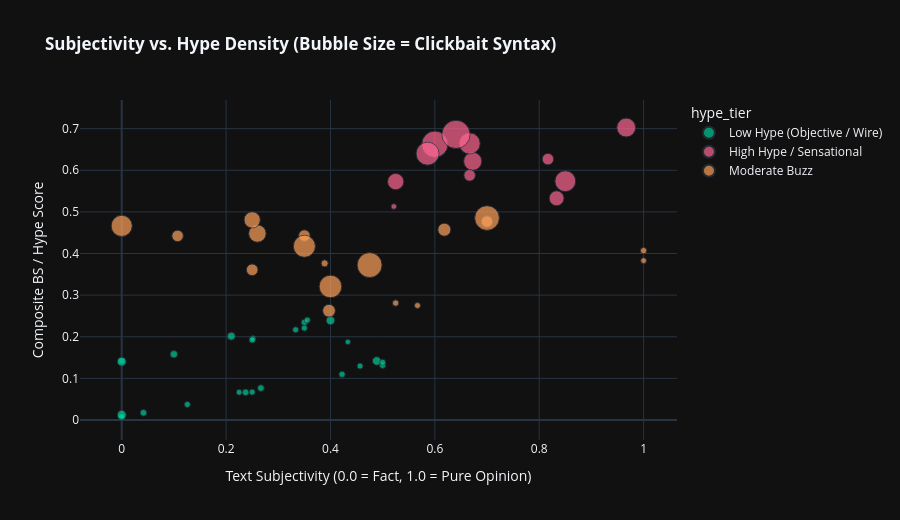

Notebook code for this chart:
### Markdown cell above
## 4. 2D Diagnostic: Subjectivity vs. Hype Density

In this view, bubble size represents syntactic clickbait intensity. Notice how wire services (Reuters, WSJ, Bloomberg) cluster in the lower left corner (low subjectivity, low hype), whereas sensational broadcast and crypto influencers dominate the upper right quadrant.

### Code cell
fig_scatter = plot_subjectivity_vs_hype(df_features)
fig_scatter.show()

### Figure 1 — Plotly figure (JSON) as saved in the notebook; plotly's stock layout.template omitted (floating-point values rounded to 4 significant figures; data arrays with more than 128 entries replaced by an {"elided": "..."} marker saying what was removed)
{"data": [{"customdata": {"elided": "106x2 mixed values"}, "hovertemplate": "<b>%{hovertext}</b><br><br>hype_tier=Low Hype (Objective / Wire)<br>Text Subjectivity (0.0 = Fact, 1.0 = Pure Opinion)=%{x:.3f}<br>Composite BS / Hype Score=%{y:.3f}<br>clickbait_syntax=%{customdata[1]:.2f}<br>outlet=%{customdata[0]}<extra></extra>", "hovertext": ["Apple Expands AI Infrastructure With Multi-Billion Data Center Commitment", "Nvidia Revenue Growth Moderates to 45% as Cloud Providers Optimize GPU Clusters", "TSMC Accelerates 2nm Production Timeline Ahead of Global Fab Deployments", "Enterprise Software Valuation Multiples Contract Following Mixed Earnings", "OpenAI In Talks for New Funding Round Valued Above $150 Billion", "Semiconductor Supply Chain Faces Tight Substrate Packaging Constraints", "European Regulators Scrutinize Cloud Computing Licensing Agreements", "Autonomous Vehicle Fleets Surpass 10 Million Commercial Driverless Miles", "Quantum Computing Startups Pivot Toward Hybrid Classical-Quantum Architectures", "Wall Street Banks Deploy Local LLMs for Algorithmic Trade Compliance Audits", "Cybersecurity Budget Growth Slows to Single Digits in Annual Corporate CFO Survey", "Venture Capital Funding in Robotics Increases 28% Driven by Warehouse Automation", "Meta Inks Multi-Year Clean Energy Purchase Agreements for AI Data Hubs", "Smartphone Replacement Cycles Extend to 41 Months Globally", "Tech Sector Debt Issuance Reaches Record High Amid Capital Expenditure Expansion", "Federal Reserve Holds Benchmark Rate Steady at 5.25%-5.50% Citing Inflation Data", "US Nonfarm Payrolls Rose by 175,000 in August; Unemployment Rate Holds at 4.1%", "European Central Bank Cuts Policy Rate by 25 Basis Points to Support Growth", "Oil Prices Settle Lower as Supply Concerns Ease and Global Inventories Rise", "Consumer Price Index Rose 2.7% Year-Over-Year, Matching Consensus Projections", "Treasury 10-Year Yield Steady at 3.88% Following Treasury Refunding Auction", "Global Container Shipping Rates Decline 6% on Transpacific Trade Lanes", "Boeing Reaches Tentative Labor Agreement with Commercial Aircraft Machinist Union", "Japan Export Growth Moderates Amid Currency Volatility and Soft Overseas Demand", "Commercial Real Estate Delinquency Rates Rise Modestly to 1.8% in Q2", "Auto Industry EV Transition Paces Below Initial Forecasts as Hybrid Sales Rise", "World Bank Maintains 2026 Global Economic Growth Forecast at 2.6%", "Copper Futures Dip on Inventory Build in London Metal Exchange Warehouses", "Retail Sales Show Modest 0.3% Increase as Consumers Prioritize Essential Goods", "Gold Prices Consolidate Near $2,500 an Ounce Ahead of Central Bank Speeches", "3 Dividend Aristocrats That Can Pay Your Bills For Life in Any Economy", "Cathie Wood Sells Tesla Shares to Double Down on High-Growth Genomic Innovator", "Why S&P 500 Index Funds Remain the Undisputed Core of Wealth Building", "Palantir Technologies Gains 8% Following Major Government Defense Contract Renewal", "Housing Market Freeze: Mortgages Rates Hover at 6.5% as Buyers and Sellers Clash", "Could This Under-the-Radar Quantum Computing Stock Surge 500% by 2028?", "Warren Buffett's Berkshire Hathaway Sells Half Its Apple Stake: What Should You Do?", "Amazon AWS Operating Margins Surge as Cost Optimization Phase Concludes", "Is Bitcoin Headed to $100,000 or $40,000? Top Crypto Analysts Battle It Out", "Retail Traders Pour Millions Into Meme Stock Comeback as Volatility Spikes", "Treasury Yield Curve Inversion Deepens: History Says Recession Watch Is On", "SoFi Technologies Jumps as Personal Loan Volume and Banking Deposits Expand", "Is Intel's Foundry Turnaround Realistic? Analysts Weigh Multi-Billion Subsidies", "YC Demo Day Highlights: 85% of New Startups Are Autonomous AI Agent Platforms", "Anthropic Unveils Claude 3.5 Sonnet Artifacts, Challenging Coding Benchmarks", "Mistral AI Launches Lightweight Open-Weight Models for On-Device Inference", "Is the Generative AI ROI Bubble About to Burst? Early Enterprise Customers Push Back", "Robotics Startup Figure AI Deploys Humanoid Workers in Automotive Assembly Plants", "Google DeepMind Introduces AlphaFold 3: Modeling All Molecules of Life", "AI Chip Startup Enters Unicorn Club With $1.5B Valuation on Next-Gen Silicon", "Databricks Acquires Open-Source Data Management Startup for $100M", "Synthetic Data Startups Surge as Frontier Model Training Hits the Human Data Wall", "Humane AI Pin and Rabbit R1 Disasters Prove Dedicated AI Gadgets Are Premature", "Google Search Is Overrun With AI Slop and Bogus SEO Spam", "Sony Announces PlayStation 5 Pro at $700: AI Upscaling Without a Disc Drive", "EU Slaps Tech Giants With Massive Digital Markets Act Non-Compliance Inquiries", "Tesla Cybertruck Owners Face Build Quality Woes and Recall Notices", "Why Every Single Tech Company Is Forcing an AI Assistant Down Your Throat", "Bluesky and Mastodon Surge as Users Flee Commercial Social Media Algorithmic Feeds", "The Electric Vehicle Charging Infrastructure Nightmare Still Isn't Fixed", "Spotify Raises Subscription Prices Again While Pushing Video Podcasts and Audiobooks", "Ethereum Layer-2 Gas Fees Drop 90% Following Dencun Upgrade Implementation", "Solana DeFi Total Value Locked Crosses $5 Billion Amid High-Throughput DEX Volume", "SEC Approves Spot Ethereum Exchange-Traded Funds for Public US Exchange Trading", "Tether Reports $5.2 Billion Net Profit in First Half of 2026 Backed by US Treasuries", "DeFi Protocol Suffers $45 Million Flash-Loan Exploit Due to Price Oracle Manipulation", "Crypto Influencers Accused of Orchestrating Multi-Million Dollar Pump-and-Dump Scheme", "Federal Reserve Governor Reiterates Skepticism Over Central Bank Digital Currency", "Web3 Gaming Token Explodes 300% as Speculators Bet on Paradigm-Shifting Metaverse Game", "Institutional Bitcoin Custody Inflows Accelerate Across Major Wealth Management Wirehouses", "Global Central Banks Navigate Divergent Monetary Policy Paths Amid Sticky Inflation", "Private Equity Exits Plummet 30% as Bid-Ask Spread Between Sponsors and Buyers Persists", "Sovereign Debt Burden Reaches 100% of Global GDP, IMF Fiscal Monitor Warns", "Japanese Yen Carry Trade Unwind Triggers Global Equities Volatility", "Pharmaceutical M&A Accelerates as Patent Cliff Looms for Blockbuster Biologics", "Commodity Trading Houses Record Second Most Profitable Year on Energy Price Spreads", "UK Gilts Steady as Chancellor Outlines Medium-Term Fiscal Responsibility Framework", "Venture Capital Returns Fall Below Public Equity Indices Over 10-Year Horizon", "European Luxury Goods Sector Grapples With Weakening Discretionary Demand", "Hedge Funds Boost Systematic Trend-Following Strategies Amid Macro Dispersion", "Insurance Premiums Rise Globally Due to Climate Catastrophe Loss Re-evaluations", "Tech Megacaps Dominate Corporate Debt Markets With Ultra-Low Spreads", "Banking Regulators Reconsider Basel III Endgame Capital Requirements", "Emerging Market Local Currency Debt Attracts Inflows as Rate Cuts Materialize", "Why You Shouldn't Panic Sell: 5 Historic Rules for Surviving a Market Pullback", "Goldman Sachs Slashes US Recession Probability to 15% as Growth Resilient", "Are You Making This $1 Million Retirement Mistake? Financial Advisors Weigh In", "The AI Bubble Is Real and It Will Pop Harder Than 2000, Warns Veteran Value Manager", "Oil Prices Tumble to 14-Month Lows on Tepid Demand and Rising Inventories", "Semiconductor Stocks Rebound 3% as Chip Equipment Orders Beat Projections", "Passive Indexing Has Become a Monster That Could Destroy the Stock Market", "Small-Cap Stocks Are Set for a Historic 100% Breakout, Strategists Say", "Costco's Membership Fee Hike Goes Into Effect: Will Shoppers Cancel?", "Federal Reserve Prepares to Cut Rates as Labor Market Pressures Ease", "Traders Pile Into Short-Dated Treasury Bills as Cash Yields Remain Attractive", "Stock Market Breadth Broadens Beyond Tech Megacaps into Utilities and Industrials", "Commercial Real Estate Banks Brace for Office Loan Maturity Wall in 2026", "How Quantitative Trading Desks Capitalized on the August Volatility Spike", "Corporate Share Buybacks Top $1 Trillion in Record Year of Capital Returns", "Corporate Bankruptcy Filings Rise to Highest Pace Since 2020", "Retail Investors Return to Individual Stock Picking as Active Options Volume Surges", "Global M&A Activity Shows Modest Recovery With Mega-Deals in Energy Sector", "Treasury Yield Spreads Narrow as Bond Market Anticipates Soft Economic Landing", "Wall Street Bonuses Expected to Rise 10% Following Strong Debt Underwriting Year", "Private Credit Funds Step In as Traditional Banks Retract From Riskier Leveraged Loans", "Foreign Investors Accelerate Purchases of US Corporate Debt and Equities"], "legendgroup": "Low Hype (Objective / Wire)", "marker": {"color": "#00CC96", "size": [0.035, 0.0318, 0.0, 0.0, 0.0, 0.0, 0.0, 0.0, 0.0, 0.0, 0.0292, 0.0, 0.0292, 0.0, 0.0, 0.0, 0.0318, 0.0, 0.0, 0.0, 0.0, 0.0, 0.0, 0.0, 0.0, 0.0292, 0.0, 0.0, 0.0, 0.0, 0.0, 0.0, 0.0, 0.0, 0.0, 0.0, 0.0, 0.035, 0.0, 0.0, 0.0, 0.0, 0.0, 0.0583, 0.0, 0.0318, 0.05, 0.0318, 0.0, 0.0292, 0.0, 0.0, 0.0583, 0.0636, 0.035, 0.0292, 0.0, 0.0269, 0.0, 0.0, 0.0, 0.0, 0.0292, 0.0292, 0.0269, 0.0, 0.0, 0.0, 0.0, 0.0, 0.0, 0.0, 0.0636, 0.0, 0.0, 0.0, 0.0318, 0.0, 0.0, 0.0, 0.0, 0.0, 0.0437, 0.0, 0.0, 0.035, 0.0, 0.0233, 0.0, 0.0, 0.0, 0.0, 0.0, 0.0, 0.0, 0.0, 0.0, 0.0, 0.0, 0.0, 0.0, 0.0, 0.0, 0.0, 0.0, 0.035], "sizemode": "area", "sizeref": 0.001577, "symbol": "circle"}, "mode": "markers", "name": "Low Hype (Objective / Wire)", "orientation": "v", "showlegend": true, "type": "scatter", "x": [0.2375, 0.5, 0.3333, 0.0875, 0.3886, 0.4619, 0.0, 0.2333, 0.0, 0.1875, 0.1258, 0.1429, 0.35, 0.2, 0.36, 0.5, 0.4222, 0.1167, 0.625, 0.95, 0.3889, 0.0, 0.2778, 0.4167, 0.2778, 0.25, 0.18, 0.0, 0.6, 0.395, 0.0, 0.3722, 0.2906, 0.2, 0.3286, 0.0, 0.1667, 0.0, 0.3, 0.4389, 0.2, 0.075, 0.4583, 0.4886, 0.7273, 0.0, 0.21, 0.35, 0.4, 0.5, 0.0, 0.2167, 0.4, 0.0, 0.0, 0.3333, 0.25, 0.2516, 0.1583, 0.29, 0.5, 0.3917, 0.4567, 0.3556, 0.225, 0.5726, 0.0833, 0.0625, 0.475, 0.25, 0.125, 0.3319, 0.0, 0.1, 0.5, 0.4437, 0.25, 0.0667, 0.0, 0.2278, 0.125, 0.0, 0.1, 0.11, 0.0, 0.2667, 0.0, 0.4333, 0.5, 0.2833, 0.0, 0.0, 0.47, 0.3333, 0.68, 0.0, 0.235, 0.05, 0.375, 0.0, 0.55, 0.4875, 0.3083, 0.4111, 0.3278, 0.0417], "xaxis": "x", "y": [0.0664, 0.1314, 0.2108, 0.0219, 0.0972, 0.243, 0.1275, 0.0583, 0.1275, 0.1744, 0.0373, 0.0357, 0.2208, 0.1775, 0.09, 0.1225, 0.1097, 0.0286, 0.1531, 0.2328, 0.0953, 0.0, 0.0681, 0.1021, 0.0681, 0.067, 0.0441, 0.0, 0.147, 0.0968, 0.13, 0.225, 0.0741, 0.051, 0.0838, 0.0, 0.0425, 0.0071, 0.0765, 0.242, 0.181, 0.0191, 0.2469, 0.1418, 0.1927, 0.1419, 0.2014, 0.2346, 0.2412, 0.1387, 0.0, 0.1926, 0.2392, 0.1402, 0.007, 0.2167, 0.19, 0.1958, 0.1671, 0.2, 0.125, 0.1058, 0.1296, 0.24, 0.0666, 0.1546, 0.1602, 0.1546, 0.1283, 0.2052, 0.1556, 0.0813, 0.0125, 0.1494, 0.1225, 0.2337, 0.1924, 0.1413, 0.125, 0.1808, 0.0306, 0.125, 0.158, 0.1519, 0.1326, 0.0766, 0.0, 0.1877, 0.13, 0.0737, 0.1326, 0.0, 0.1222, 0.0825, 0.1683, 0.1262, 0.0582, 0.1386, 0.0928, 0.1262, 0.1361, 0.2469, 0.2025, 0.1017, 0.0811, 0.0173], "yaxis": "y"}, {"customdata": [["CNBC Markets", 0.5475], ["CNBC Markets", 0.4186], ["CNBC Markets", 0.0], ["CNBC Markets", 0.105], ["CNBC Markets", 0.26], ["CNBC Markets", 0.0], ["CNBC Markets", 0.21], ["CNBC Markets", 0.2818], ["CNBC Markets", 0.105], ["TechCrunch AI & Startups", 0.0], ["TechCrunch AI & Startups", 0.0], ["The Verge Tech", 0.025], ["CoinDesk Crypto News", 0.3438], ["CoinDesk Crypto News", 0.175], ["CoinDesk Crypto News", 0.355], ["Crypto Alpha Moonshots", 0.6308]], "hovertemplate": "<b>%{hovertext}</b><br><br>hype_tier=High Hype / Sensational<br>Text Subjectivity (0.0 = Fact, 1.0 = Pure Opinion)=%{x:.3f}<br>Composite BS / Hype Score=%{y:.3f}<br>clickbait_syntax=%{customdata[1]:.2f}<br>outlet=%{customdata[0]}<extra></extra>", "hovertext": ["CRASH OR RALLY? Wall Street Strategists Issue Urgent Warning as Volatility Explodes!", "WARNING: Tech Giants Face Massive AI Bloodbath as Capital Expenditures Skyrocket", "Billionaire Investor Warns of Unprecedented Bubble: 'Get Ready for the Shock of Your Life'", "Forget Apple and Microsoft: This Secret Loophole Stock Will 10x in 2026!", "The Magnificent Seven Trap: Why You Must Sell Your Big Tech Shares RIGHT NOW!", "Revolutionary Biotech Miracle: Could This Mystery Micro-Cap Cure Aging and 50x?", "Stock Market Breakout! Why the S&P 500 Is Primed for an Unstoppable Melt-Up", "SHOCKING Warning From Morgan Stanley: Tech Multiples Face Brutal Reality Check", "The Energy Supercycle Is Here: 3 Breakout Oil Stocks Ready to Explode Higher!", "Venture Capitalists Are Pouring Billions Into Generative Video: The Next Trillion-Dollar Frontier", "Why 'Vibe Coding' and Autonomous Workflows Are Replacing Traditional Software Engineering", "The AI Hype Machine Is Selling Us a Sci-Fi Dream That Doesn't Work Yet", "BITCOIN 100X MOONSHOT: Whales Accumulate as Analysts Predict $500,000 Supercycle!", "MASSIVE BLOODBATH: $800 Million Liquidated in Hours as Crypto Market Crashes!", "Top Crypto Trader Who Predicted 2021 Peak Issues Urgent Warning: 'Get Ready to Dump!'", "🚨 URGENT WARNING: The Secret AI Stock & Crypto Moonshot That Will 100x Overnight! (Bloodbath Incoming)"], "legendgroup": "High Hype / Sensational", "marker": {"color": "#FF6692", "size": [0.5475, 0.4186, 0.0, 0.105, 0.26, 0.0, 0.21, 0.2818, 0.105, 0.0, 0.0, 0.025, 0.3438, 0.175, 0.355, 0.6308], "sizemode": "area", "sizeref": 0.001577, "symbol": "circle"}, "mode": "markers", "name": "High Hype / Sensational", "orientation": "v", "showlegend": true, "type": "scatter", "x": [0.6, 0.5861, 0.7, 0.8167, 0.6726, 0.3, 0.525, 0.9667, 0.6667, 0.4667, 0.6071, 0.5214, 0.85, 0.8333, 0.6667, 0.6405], "xaxis": "x", "y": [0.6625, 0.6399, 0.5605, 0.6268, 0.6216, 0.5408, 0.5728, 0.7026, 0.5878, 0.5238, 0.561, 0.5129, 0.5738, 0.5328, 0.6644, 0.6862], "yaxis": "y"}, {"customdata": [["CNBC Markets", 0.105], ["CNBC Markets", 0.105], ["CNBC Markets", 0.2418], ["CNBC Markets", 0.105], ["CNBC Markets", 0.355], ["CNBC Markets", 0.4833], ["Yahoo Finance", 0.0], ["Yahoo Finance", 0.0], ["TechCrunch AI & Startups", 0.1342], ["TechCrunch AI & Startups", 0.0318], ["TechCrunch AI & Startups", 0.0389], ["TechCrunch AI & Startups", 0.0318], ["The Verge Tech", 0.0], ["The Verge Tech", 0.0], ["The Verge Tech", 0.0], ["The Verge Tech", 0.0292], ["The Verge Tech", 0.0269], ["CoinDesk Crypto News", 0.1083], ["CoinDesk Crypto News", 0.0], ["CoinDesk Crypto News", 0.4918], ["Financial Times Markets", 0.0], ["MarketWatch Bulletins", 0.21], ["MarketWatch Bulletins", 0.3868], ["MarketWatch Bulletins", 0.0], ["MarketWatch Bulletins", 0.0], ["MarketWatch Bulletins", 0.1283], ["MarketWatch Bulletins", 0.405], ["Wall Street Journal Markets", 0.0], ["Wall Street Journal Markets", 0.0]], "hovertemplate": "<b>%{hovertext}</b><br><br>hype_tier=Moderate Buzz<br>Text Subjectivity (0.0 = Fact, 1.0 = Pure Opinion)=%{x:.3f}<br>Composite BS / Hype Score=%{y:.3f}<br>clickbait_syntax=%{customdata[1]:.2f}<br>outlet=%{customdata[0]}<extra></extra>", "hovertext": ["Jim Cramer: Why This Revolutionary Stock Could Be The Next Nvidia Overnight", "Is the Fed Making a Catastrophic Policy Mistake? Market Whispers Predict Chaos!", "Bitcoin Skyrockets Toward Historic All-Time High as Institutional FOMO Ignites!", "Tesla Robotaxi Reveal: The Paradigm Shift That Could Send Shares Soaring 300%!", "Urgent Warning for Retirees: Cash Is Trash and Your 401(k) Is in Grave Danger!", "Don't Miss Out! The Secret AI Infrastructure Play That Wall Street Is Hiding From You", "Nvidia vs AMD: Which Artificial Intelligence Giant Is the Better Buy Right Now?", "5 Top Artificial Intelligence ETFs for Tech Investors Looking to Diversify", "This Stealth AI Startup Just Raised $200M to Build the Ultimate Foundation Model", "Open-Source AI Communities Outpace Proprietary Labs on Fine-Tuning Efficiency", "Startup Claims Its Revolutionary AI Architecture Uses 99% Less Electricity", "The Autonomous AI Agent Hype Cycle: Are We Chasing Science Fiction?", "Apple Intelligence Hands-On: Modest Quality-of-Life Tools, Not a Sci-Fi Revolution", "Microsoft Recalls Controversial Windows Copilot+ Recall Feature to Fix Security Flaws", "OpenAI's o1 Reasoning Model: Impressive at Math, Still Prone to Wild Hallucinations", "Steam Deck OLED Review: The Best Portable Gaming Hardware Gets Even Better", "Federal Trade Commission Takes Aim at Deceptive AI Marketing Claims and 'Fake Reviews'", "MEMECOIN MANIA: This Dog Coin Surged 5,000% Overnight—Is It the Next Dogecoin?", "Zero-Knowledge Proofs: The Cryptographic Breakthrough Powering Scalable Privacy", "URGENT: Ripple Lawsuit Final Judgment Delivered! XRP Army Celebrates Historic Victory!", "China's Real Estate Restructuring Faces Protracted Liquidity Impasse", "The 'Fear Index' Is Flashing Red! Wall Street Pros Say a Shock Drop Is Guaranteed", "WARNING: Top Economist Says the Housing Market Is Entering a 5-Year Nightmare", "Dow Surges 400 Points to Record High on Strong Retail Earnings Reports", "This Unprecedented High-Yield Bond Trick Lets Everyday Traders Earn 12% Guaranteed", "Is the US Dollar About to Lose Its Reserve Currency Status? Experts Sound the Alarm!", "CRITICAL ALERT: The Fed's Rate Cuts Will Not Save You From the Next Crisis!", "Nvidia's Dominance of Artificial Intelligence Chips Faces Expanding Regulatory Scrutiny", "The Era of Ultra-Cheap Auto Financing Is Over as Default Rates Tick Up"], "legendgroup": "Moderate Buzz", "marker": {"color": "#FFA15A", "size": [0.105, 0.105, 0.2418, 0.105, 0.355, 0.4833, 0.0, 0.0, 0.1342, 0.0318, 0.0389, 0.0318, 0.0, 0.0, 0.0, 0.0292, 0.0269, 0.1083, 0.0, 0.4918, 0.0, 0.21, 0.3868, 0.0, 0.0, 0.1283, 0.405, 0.0, 0.0], "sizemode": "area", "sizeref": 0.001577, "symbol": "circle"}, "mode": "markers", "name": "Moderate Buzz", "orientation": "v", "showlegend": true, "type": "scatter", "x": [0.1071, 0.7, 0.26, 0.35, 0.0, 0.7, 0.506, 0.5, 0.6182, 1.0, 0.3889, 0.525, 0.825, 0.525, 0.5431, 0.5667, 1.0, 0.25, 0.45, 0.475, 0.6, 0.25, 0.35, 0.6063, 0.5521, 0.3972, 0.4, 1.0, 0.6], "xaxis": "x", "y": [0.4423, 0.4768, 0.4481, 0.443, 0.4664, 0.4853, 0.2591, 0.2576, 0.4573, 0.4069, 0.3763, 0.281, 0.3337, 0.2588, 0.2633, 0.275, 0.3829, 0.3609, 0.2592, 0.3722, 0.2719, 0.4808, 0.4174, 0.2902, 0.4035, 0.2626, 0.3208, 0.3737, 0.2747], "yaxis": "y"}], "layout": {"height": 520, "legend": {"itemsizing": "constant", "title": {"text": "hype_tier"}, "tracegroupgap": 0}, "title": {"text": "<b>Subjectivity vs. Hype Density (Bubble Size = Clickbait Syntax)</b>"}, "xaxis": {"anchor": "y", "domain": [0.0, 1.0], "title": {"text": "Text Subjectivity (0.0 = Fact, 1.0 = Pure Opinion)"}}, "yaxis": {"anchor": "x", "domain": [0.0, 1.0], "title": {"text": "Composite BS / Hype Score"}}}}
